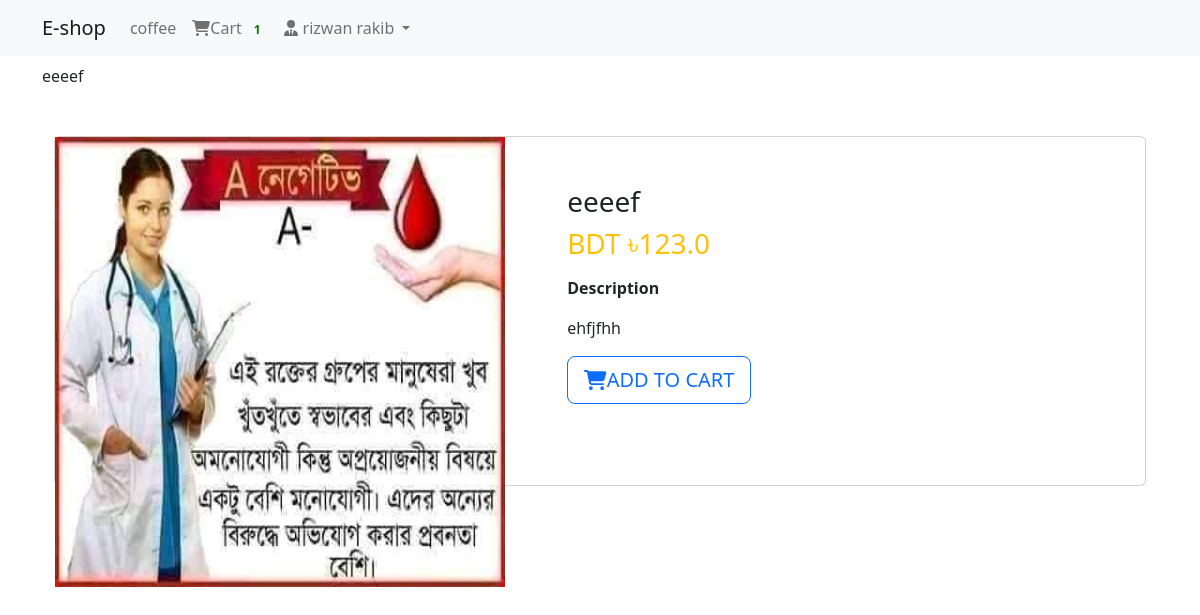
Page /product/6 (signed in) on the committed database.
### login_app/models.py (models this page shows, shortened)
class User(AbstractBaseUser, PermissionsMixin):
    email = models.EmailField(unique=True, null=False)
    is_staff = models.BooleanField(
        gettext_lazy('staff status'),  #
        default=False,
        help_text=gettext_lazy('desegnet whether the user can login this site')  # )
    )
    is_active = models.BooleanField(
        gettext_lazy('active'),  #
        default=True,
        help_text=gettext_lazy(
            'desegnation wheather this user should be terated as active.unselect this instead of deleting accounts')
    )
    USERNAME_FIELD = 'email'
    objects = MyUserManager()

class Profile(models.Model):
    user = models.OneToOneField(User, on_delete=models.CASCADE, related_name='profile')
    """hwre we have created one to one model relationship with User & Profile"""
    username = models.CharField(max_length=264, blank=True)
    full_name = models.CharField(max_length=264, blank=True)
    address_1 = models.TextField(max_length=300, blank=True)
    city = models.CharField(max_length=50, blank=True)
    zipcode = models.CharField(max_length=10, blank=True)
    country = models.CharField(max_length=50, blank=True)
    phone = models.CharField(max_length=50, blank=True)
    date_joined = models.DateTimeField(auto_now=True)

### order_app/models.py (models this page shows, shortened)
class Order(models.Model):
    orderitems = models.ManyToManyField(Cart)
    user = models.ForeignKey(settings.AUTH_USER_MODEL, on_delete=models.CASCADE)
    ordered = models.BooleanField(default=False)
    created = models.DateTimeField(auto_now_add=True)
    paymentId = models.CharField(max_length=264, blank=True, null=True)
    orderId = models.CharField(max_length=200, blank=True, null=True)

### shop_app/models.py (models this page shows, shortened)
class Product(models.Model):
    mainimage = models.ImageField(upload_to='products/')
    name = models.CharField(max_length=264)
    category = models.ForeignKey(Category, on_delete=models.CASCADE, related_name='Category')
    preview_text = models.TextField(max_length=200, verbose_name='Preview Text')
    detail_text = models.TextField(max_length=1000, verbose_name='Description')
    price = models.FloatField()
    old_price = models.FloatField(default=0.00)
    created = models.DateTimeField(auto_now_add=True)
    class Meta:
        ordering = ['-created', ]

### shop_app/views.py (the view)
# urls.py: path('product/<pk>', views.ProductDetail.as_view(), name='product_detail'),
class ProductDetail(LoginRequiredMixin, DetailView):
    model = Product
    template_name = 'shop_app/product_detail.html'

### order_app/templatetags/cart_tag.py (called while the page is built)
@register.filter
def cart_total(user):
    order = Order.objects.filter(user=user, ordered=False)
    if order.exists():
        return order[0].orderitems.count()
    else:
        return 0

### templates/shop_app/product_detail.html (shortened to what this page needs)
{% extends 'base.html' %}
{% block body_block %}
    {{ object.name }}
    <div class="container my-5">
        <div class="card">
            <div class="row">
                <aside class="col-sm-5 border-right" >
                    <article class="gallery_wrap" >
                        <div class="img-big-wrap">
                            <div>
                                <a href="#"><img src="{{ object.mainimage.url }}" alt="product picture" style="width: 450px">
                                </a>
                            </div>
                        </div>
                    </article>
                </aside>
                <aside class="col-sm-7" >
                    <article class="card-body p-5" >
                        <h3 class="title mp-3">{{ object.name }}</h3>
                        <p class="price-detail-wrap">
                            <span class="price h3 text-warning">
                              BDT &#2547;<span class="num">{{ object.price }}</span>
                            </span>
                        </p>
                        <dl class="item-property">
                            <dt>Description</dt>
                            <dd>
                                <p>{{ object.detail_text|linebreaks }}</p>
                            </dd>
                        </dl>
                        <a href="{% url 'Order_App:add' pk=object.pk %}" class="btn btn-lg btn-outline-primary text-uppercase"><i class="fas fa-shopping-cart"></i>Add to Cart</a>
                    </article>
                </aside>
            </div>
        </div>
    </div>
{% endblock %}

### templates/navbar.html (shortened to what this page needs)
{% load cart_tag %}
<nav class="navbar navbar-expand-lg navbar-light bg-light">
    <div class="container">
        <a class="navbar-brand" href="{% url 'Shop_App:home' %}">E-shop</a>
        <div
                class="collapse navbar-collapse  "
                id="navbarSupportedContent"
        >
            <ul class="navbar-nav ml-auto">
                {% if request.user.is_authenticated %}
                    <li class="nav-item"><a class="nav-link" href="#">coffee</a></li>
                    <li class="nav-item">
                        <a class="nav-link" href="{% url 'Order_App:cart' %}">
                            <i class="fa fa-shopping-cart"></i>Cart
                            <span class="badge badge-light" style="color: green">{{ request.user | cart_total }}</span>
                        </a>
                    </li>
                    <li class="nav-item dropdown">
                        <a class="nav-link dropdown-toggle" href="#" id="navbarDropdown" role="button"
                           data-toggle="dropdown" aria-haspopup="true" aria-expanded="false">
                            <i class="fas fa-user-tie"></i>
                            {{ request.user.profile.username }}
                        </a>
                    </li>
                {% else %}
                    <li class="nav-item">
                        <a href="{% url 'Login_App:login' %}" class="btn btn-primary">Login</a>
                    </li>
                {% endif %}
            </ul>
        </div>
    </div>
</nav>

### static/css/main.css (style rules this page uses)
.gallery_wrap .img-big-wrap img { height: 450px; width: auto; display: inline-block; cursor: zoom-in; }

### templates/base.html (style rules this page uses)
.card { height: 350px; }

### rows in the picture
User: user|cart_total "1", user.profile.username "rizwan rakib"
Product: name "eeeef", mainimage (picture), price "123.0", detail_text "ehfjfhh"
